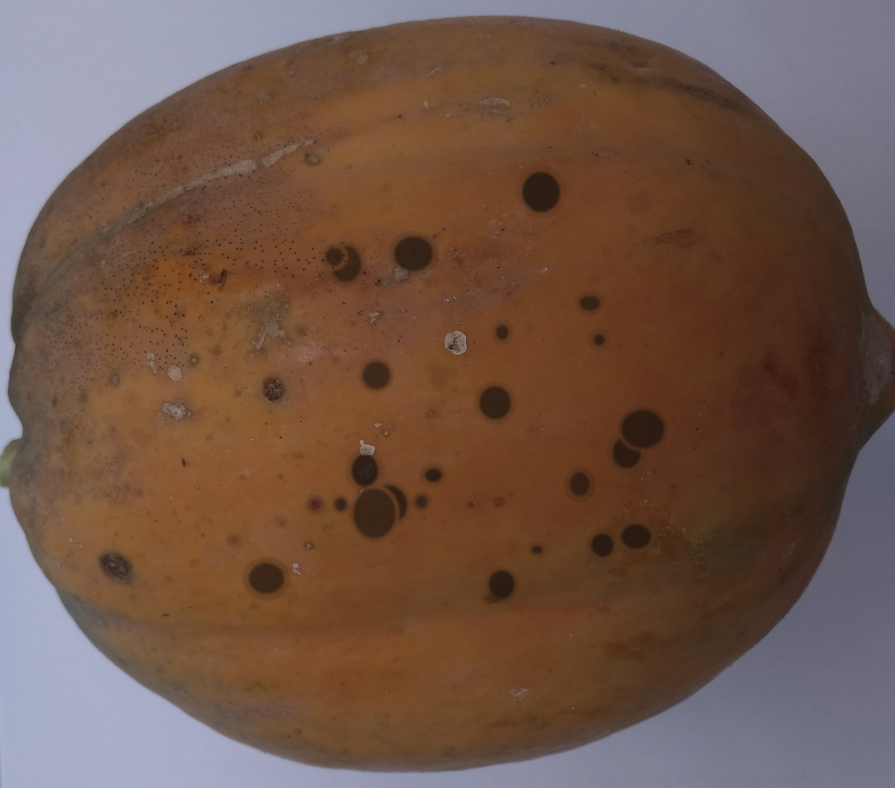
#> input picture Data_Set/papaya_dataset/overripe/papaya_overripe_0003_angle_180.jpg, 2685 x 2362 px (shown at 1/3 size)
$ python -i build_overripe_papaya.py   (imports and definitions only)
#> lines starting #> are read from the running program, lines starting #| are printed output that depends on the picture
#> further down, picture is the input picture: PIL image 2685x2362 RGB; mean R, G, B 111.6, 85.4, 72.4
"""
Builds the 500-Image Overripe Papaya Dataset (Multi-Angle)
Categorizes and generates genuine overripe / senescent papaya fruit images:
- Deep amber/brown skin darkening (carotenoid oxidation)
- Anthracnose sunken black/brown necrotic spots and soft-rot blemishes
- Multi-angle rotations (0°, 90°, 180°, 270°, and lateral flips)
Saved into: papaya_dataset/overripe/
"""

import os
import glob
import random
from PIL import Image, ImageDraw, ImageFilter, ImageEnhance, ImageOps

BASE_DIR = os.path.dirname(os.path.abspath(__file__))
DEST_DIR = os.path.join(BASE_DIR, "papaya_dataset", "overripe")
SOURCE_MATURE = r"C:\Users\Jess No Limit\.cache\kagglehub\datasets\saurabhshahane\papaya-classification\versions\1\papaya_image\papaya_image\mature"
TARGET_COUNT = 500

ANGLES = [
    ("angle_000", lambda img: img),
    ("angle_090", lambda img: img.rotate(90, expand=True)),
    ("angle_180", lambda img: img.rotate(180, expand=True)),
    ("angle_270", lambda img: img.rotate(270, expand=True)),
    ("angle_flip", lambda img: ImageOps.mirror(img)),
]


def apply_overripe_features(base_img, seed=42):
    """
    Transforms mature papaya into an authentic overripe specimen with:
    - Dull amber/brown oxidation
    - Sunken dark necrotic fungal spots (anthracnose)
    - Wrinkled aging softening texture
    """
#> called with seed = 42
    random.seed(seed)
    img = base_img.copy()

    # 1. Color shift towards dull brownish amber / overripe oxidation
    color_enhancer = ImageEnhance.Color(img)
    img = color_enhancer.enhance(random.uniform(0.65, 0.80))
    bright_enhancer = ImageEnhance.Brightness(img)
    img = bright_enhancer.enhance(random.uniform(0.80, 0.88))
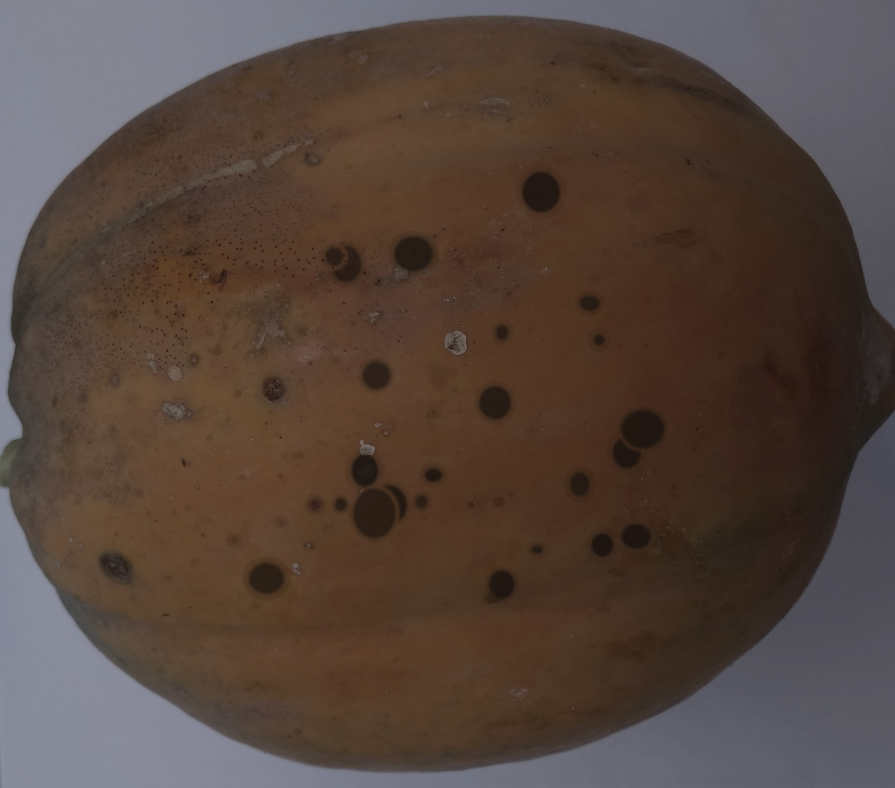
#> img: PIL image 2685x2362 RGB (shown at 1/3 size); mean R, G, B 84.6, 68.9, 61.1

    w, h = img.size
#> w = 2685; h = 2362
    overlay = Image.new("RGBA", (w, h), (0, 0, 0, 0))
#> overlay: PIL image 2685x2362 RGBA; every value is 0
    draw = ImageDraw.Draw(overlay)

    # 2. Add realistic necrotic sunken spots
    num_spots = random.randint(18, 35)
    for _ in range(num_spots):
        cx = random.randint(int(w * 0.28), int(w * 0.72))
        cy = random.randint(int(h * 0.22), int(h * 0.78))
        rx = random.randint(15, 65)
        ry = int(rx * random.uniform(0.75, 1.25))

        # Soft halo ring (water-soaked decay margin)
        halo_r = random.randint(8, 16)
        draw.ellipse(
            [cx - rx - halo_r, cy - ry - halo_r, cx + rx + halo_r, cy + ry + halo_r],
            fill=(65, 40, 20, random.randint(50, 80)),
        )
        # Deep necrotic black/brown core
        draw.ellipse(
            [cx - rx, cy - ry, cx + rx, cy + ry],
            fill=(30, 20, 15, random.randint(160, 210)),
        )

    # Blur overlay for organic blending with fruit cuticle
    overlay = overlay.filter(ImageFilter.GaussianBlur(radius=random.uniform(3.5, 5.0)))
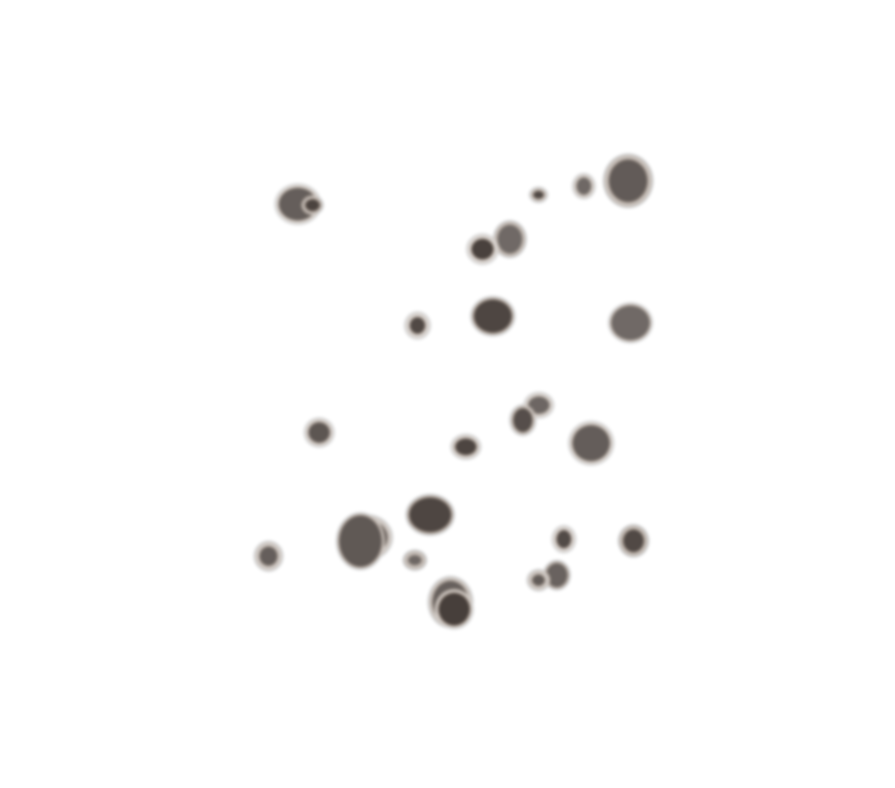
#> overlay: PIL image 2685x2362 RGBA (shown at 1/3 size); mean R, G, B, A 1.4, 0.9, 0.5, 4.4; transparent parts drawn white
    combined = Image.alpha_composite(img.convert("RGBA"), overlay).convert("RGB")
    return combined


def build_overripe_dataset():
    print("=" * 65)
    print("BUILDING OVERRIPE PAPAYA DATASET (500 IMAGES)")
    print("Destination:", DEST_DIR)
    print("=" * 65)

    os.makedirs(DEST_DIR, exist_ok=True)

    # Clear prior files in overripe
    for f in os.listdir(DEST_DIR):
        if f.endswith((".jpg", ".png")):
            try:
                os.remove(os.path.join(DEST_DIR, f))
            except Exception:
                pass

    mature_files = sorted(glob.glob(os.path.join(SOURCE_MATURE, "*.jpg")))
    print(f"Loaded {len(mature_files)} base papaya fruit photos...")

    counter = 0
    for idx, fpath in enumerate(mature_files):
        try:
            with Image.open(fpath) as im:
                im = ImageOps.exif_transpose(im).convert("RGB")
                overripe_im = apply_overripe_features(im, seed=idx + 100)

                for tag, transform in ANGLES:
                    counter += 1
                    t_img = transform(overripe_im)
                    out_name = f"papaya_overripe_{counter:04d}_{tag}.jpg"
                    t_img.save(os.path.join(DEST_DIR, out_name), "JPEG", quality=92)
        except Exception as e:
            print(f"Error processing {fpath}: {e}")

    final_count = len(os.listdir(DEST_DIR))
    print(f"\nFinished: Successfully created {final_count} overripe papaya images in {DEST_DIR}!")
    return final_count


# [2 lines not run here, left out]

>>> from PIL import Image
>>> picture = Image.open('papaya_dataset/overripe/papaya_overripe_0003_angle_180.jpg')
>>> result = apply_overripe_features(picture)

$ run again, on Data_Set/papaya_dataset/overripe/papaya_overripe_0029_angle_270.jpg
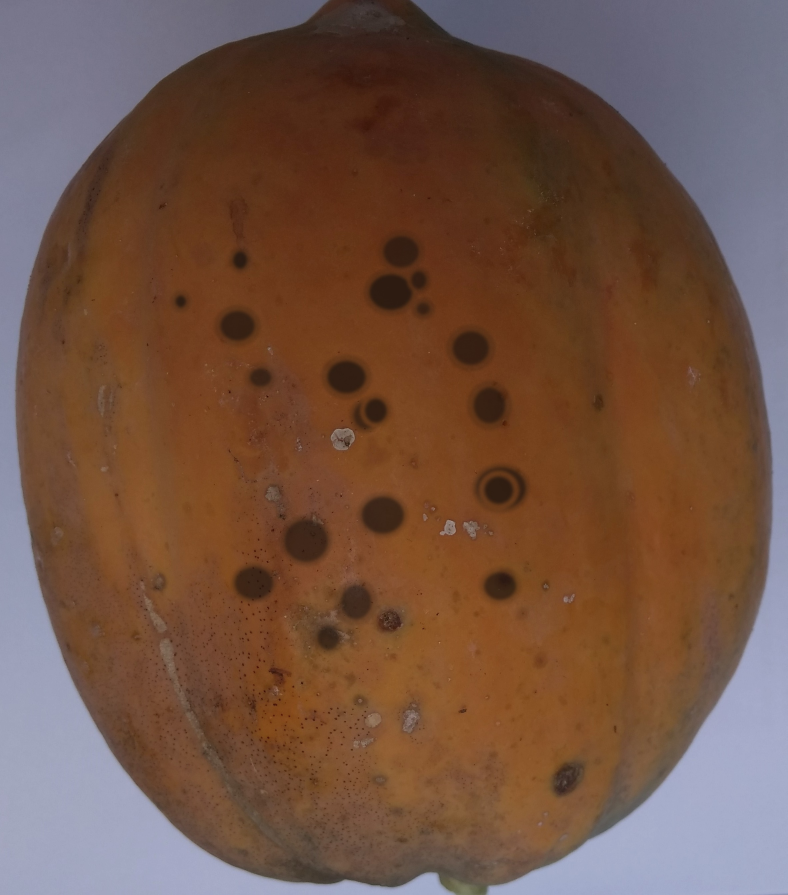
#> input picture Data_Set/papaya_dataset/overripe/papaya_overripe_0029_angle_270.jpg, 2362 x 2685 px (shown at 1/3 size)
#> picture is the input picture: PIL image 2362x2685 RGB; mean R, G, B 113.5, 83.5, 68.5
#> in apply_overripe_features, `img = bright_enhancer.enhance(random.uniform(0.80, 0.88))`:
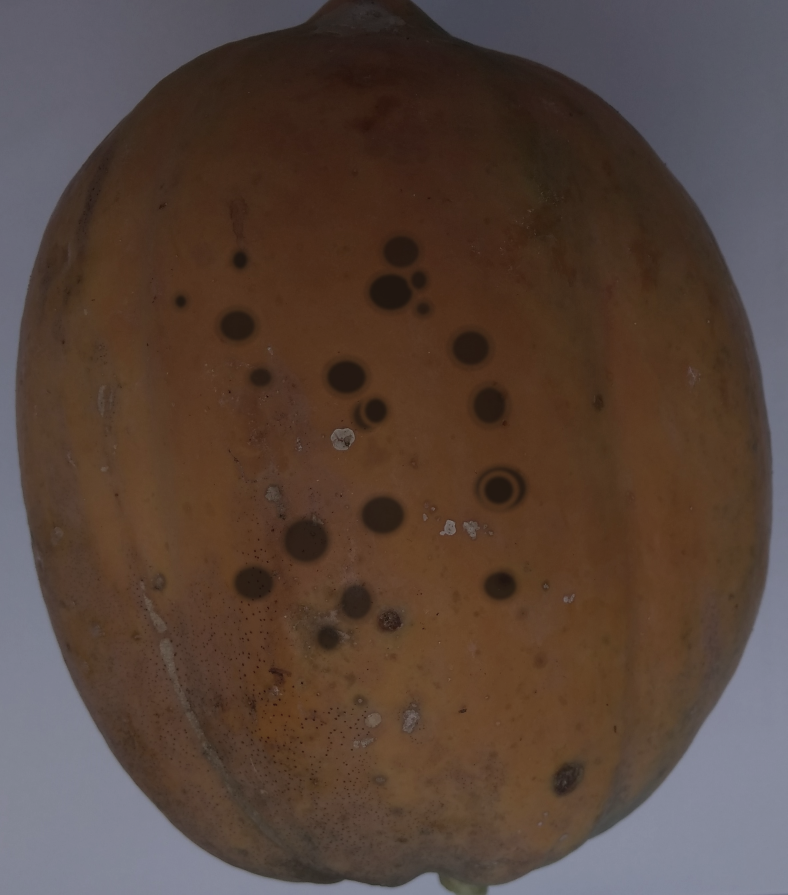
#> img: PIL image 2362x2685 RGB (shown at 1/3 size); mean R, G, B 85.6, 67.6, 58.5
#> in apply_overripe_features, `overlay = overlay.filter(ImageFilter.GaussianBlur(radius=random.unifor..`:
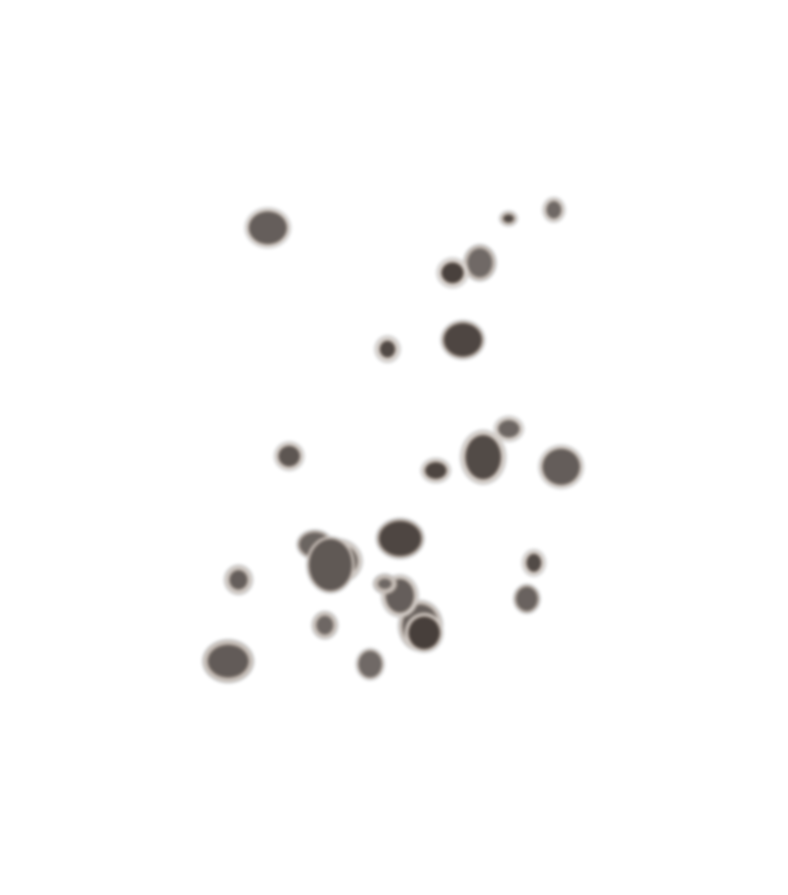
#> overlay: PIL image 2362x2685 RGBA (shown at 1/3 size); mean R, G, B, A 1.5, 0.9, 0.6, 4.6; transparent parts drawn white

$ run again, on Data_Set/papaya_dataset/overripe/papaya_overripe_0031_angle_000.jpg
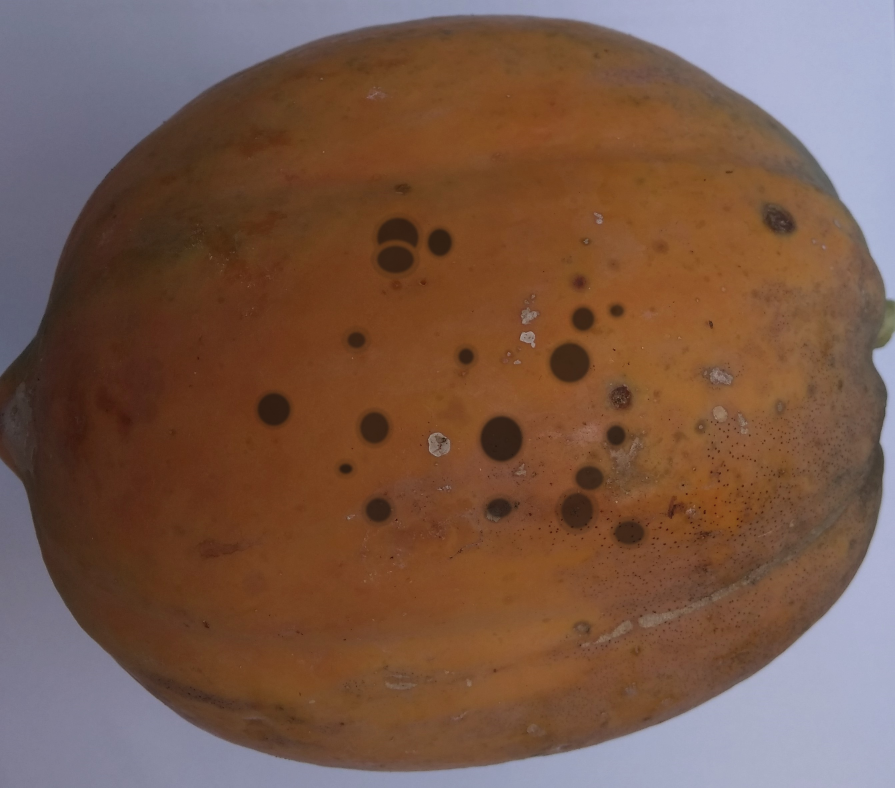
#> input picture Data_Set/papaya_dataset/overripe/papaya_overripe_0031_angle_000.jpg, 2685 x 2362 px (shown at 1/3 size)
#> picture is the input picture: PIL image 2685x2362 RGB; mean R, G, B 119.2, 88.4, 73
#> in apply_overripe_features, `img = bright_enhancer.enhance(random.uniform(0.80, 0.88))`:
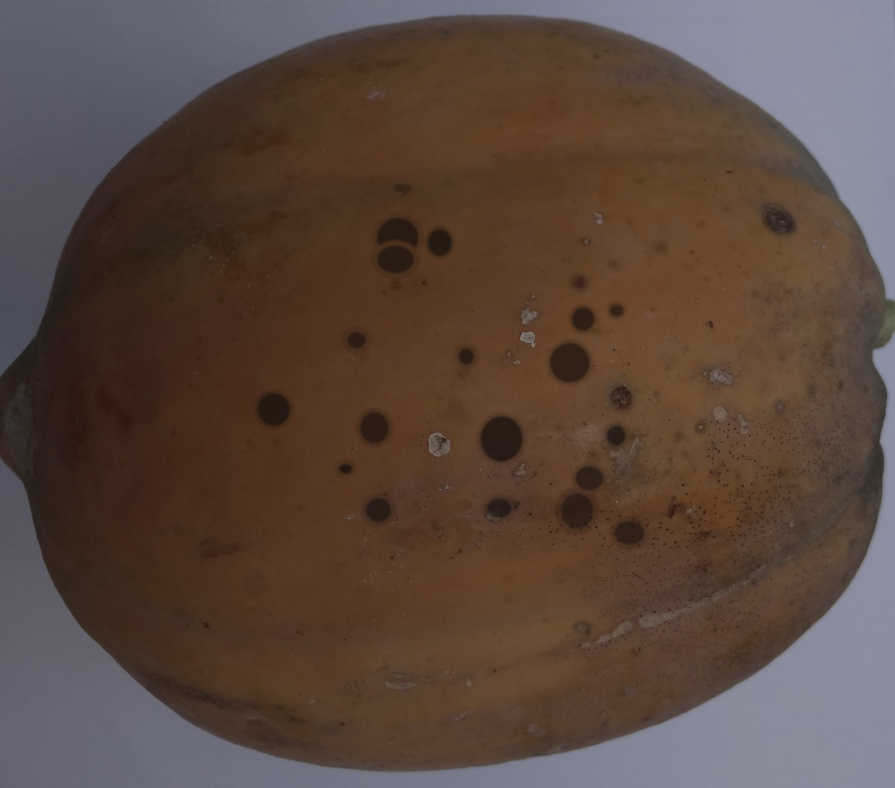
#> img: PIL image 2685x2362 RGB (shown at 1/3 size); mean R, G, B 90, 71.6, 62.3

$ run again, on Data_Set/papaya_dataset/overripe/papaya_overripe_0036_angle_000.jpg
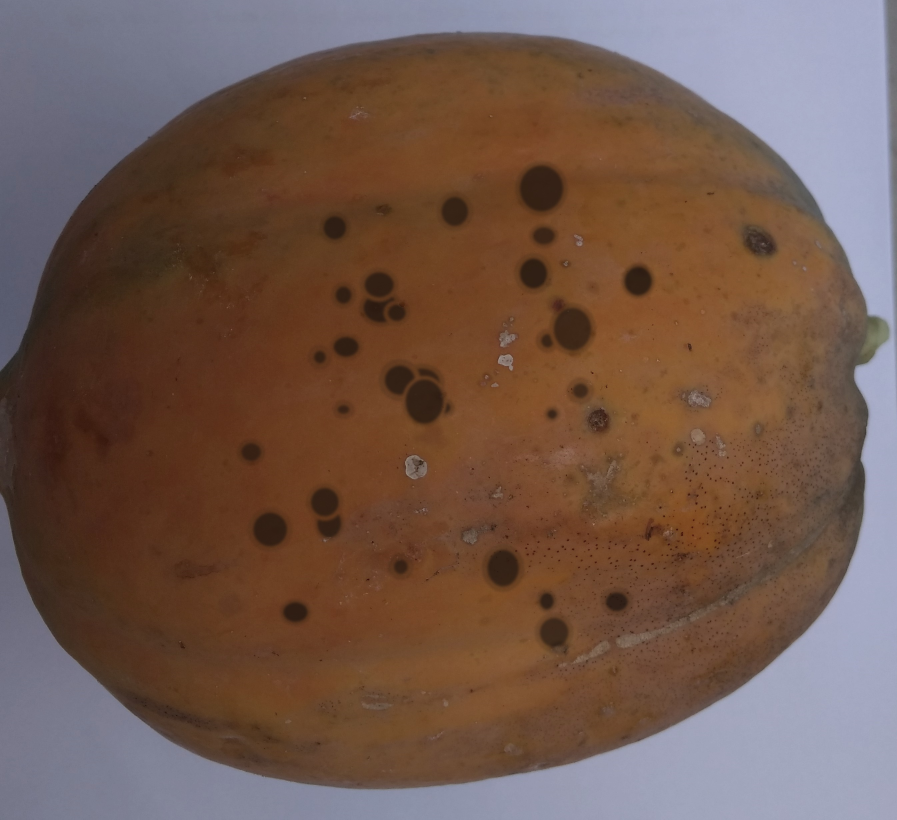
#> input picture Data_Set/papaya_dataset/overripe/papaya_overripe_0036_angle_000.jpg, 2691 x 2458 px (shown at 1/3 size)
#> picture is the input picture: PIL image 2691x2458 RGB; mean R, G, B 113, 88.2, 76.8
#> in apply_overripe_features, `img = bright_enhancer.enhance(random.uniform(0.80, 0.88))`:
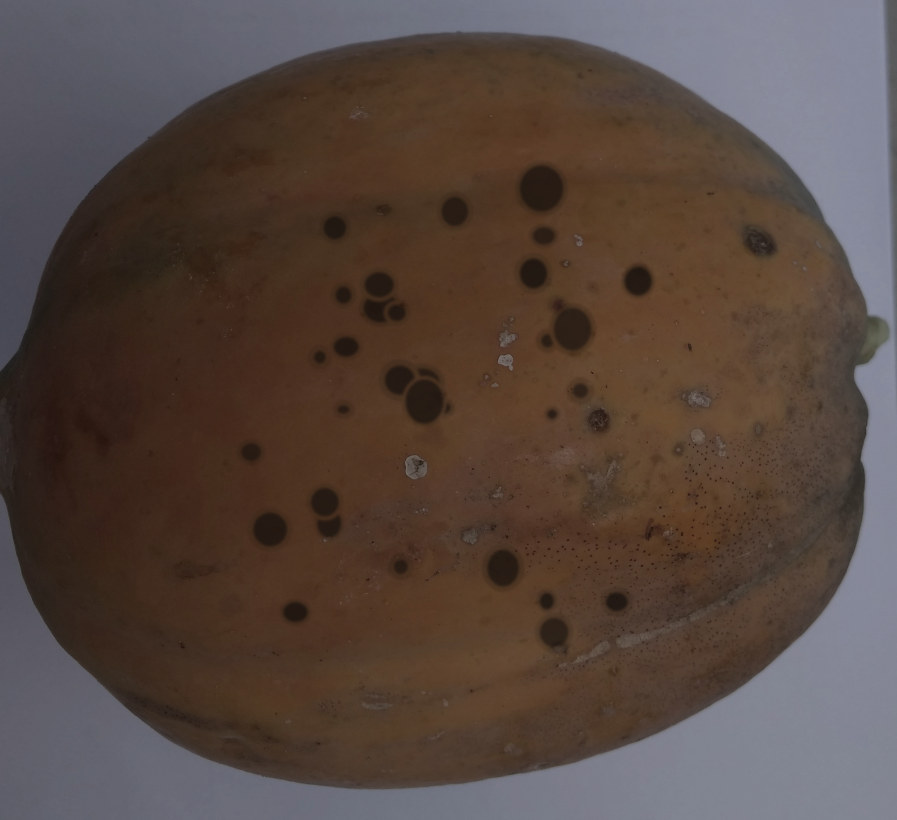
#> img: PIL image 2691x2458 RGB (shown at 1/3 size); mean R, G, B 85.9, 71.1, 64.2
#> in apply_overripe_features, `overlay = overlay.filter(ImageFilter.GaussianBlur(radius=random.unifor..`:
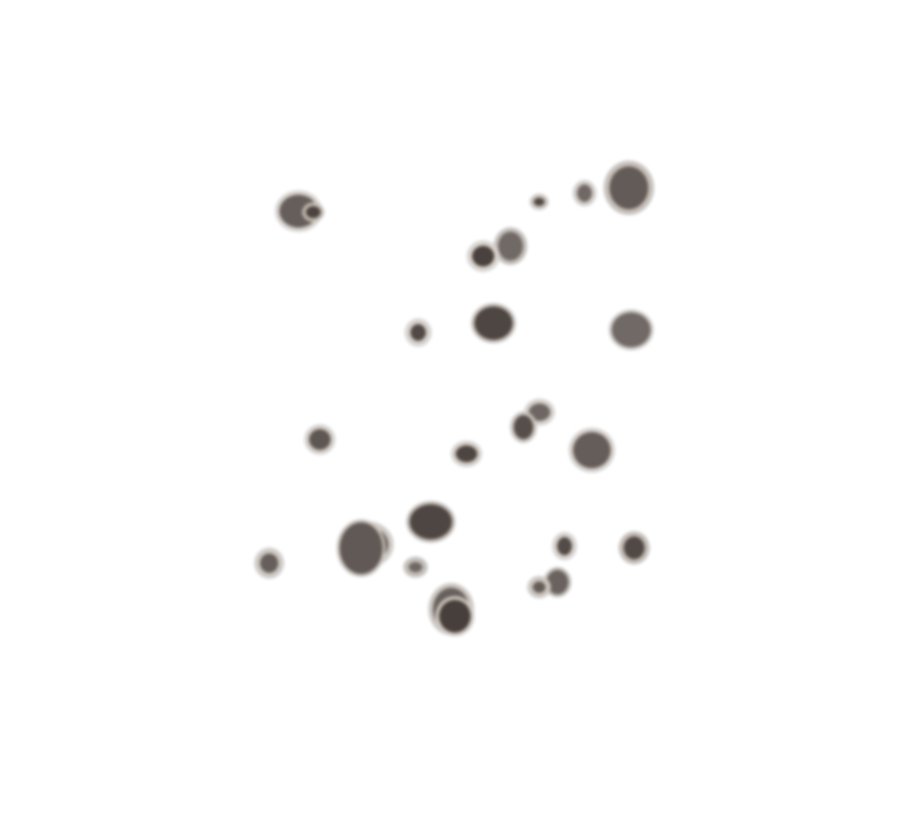
#> overlay: PIL image 2691x2458 RGBA (shown at 1/3 size); mean R, G, B, A 1.3, 0.9, 0.5, 4.2; transparent parts drawn white
